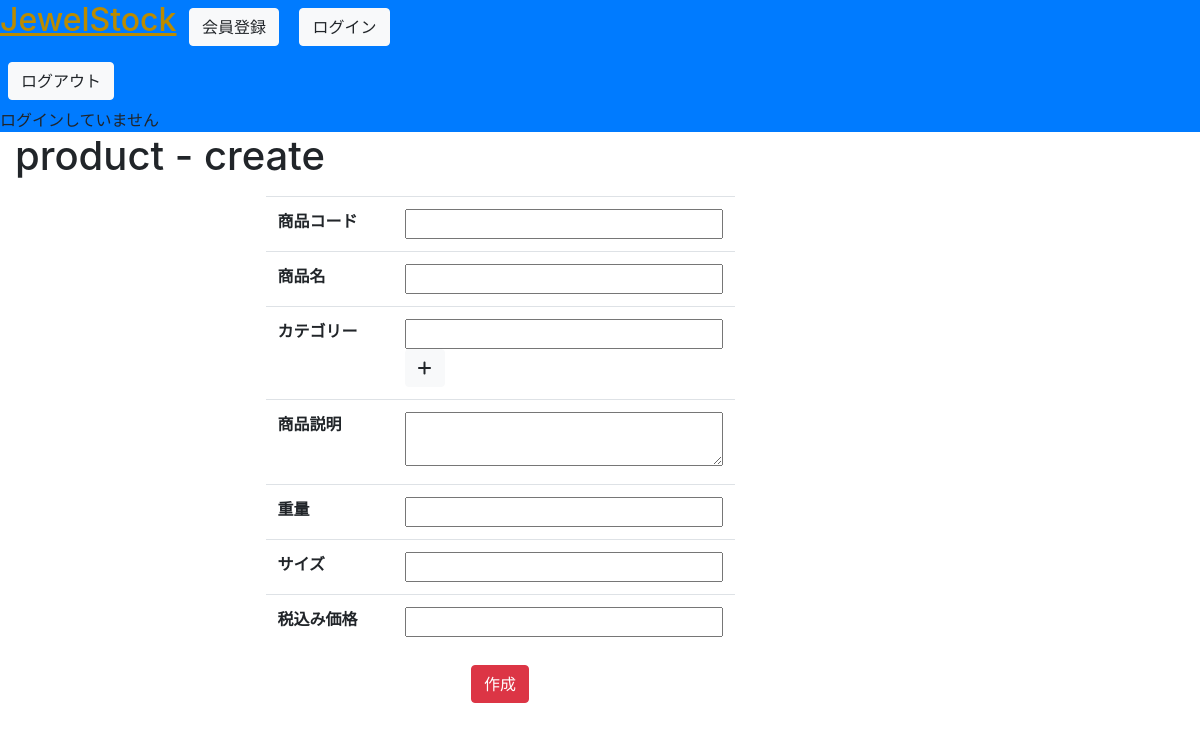
The app's page /product/create, older data.
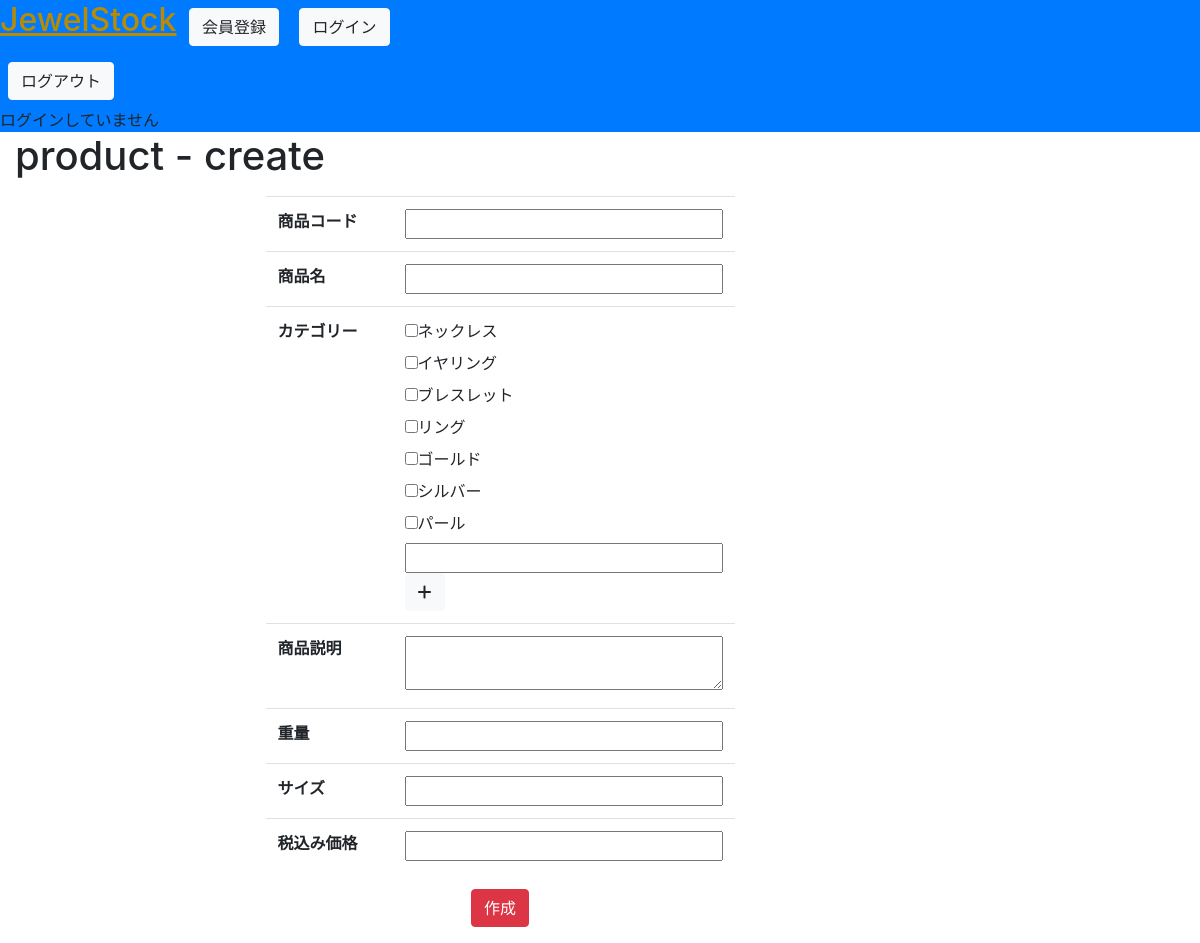
The same page, newer data.
### jewelstock/models.py (models this page shows, shortened)
class ProductCategory(models.Model):
    name = models.CharField(verbose_name='カテゴリー', max_length=20)

### jewelstock/views.py (the view, shortened to what this page needs)
class ProductCreateView(View):
    def get(self, request, *args, **kwargs):
        form = ProductForm()
        context = {}
        context['form'] = form
        context['categories'] = ProductCategory.objects.all()
        return render(request, 'jewelstock/product/create_form.html', context)

### jewelstock/forms.py
class ProductForm(forms.ModelForm):
    class Meta:
        model = Product
        fields = ['product_code', 'name', 'description', 'weight', 'size', 'price']

### templates/jewelstock/product/create_form.html (shortened to what this page needs)
{% extends "base.html" %}
{% load bootstrap %}
{% block body_title %}product - create{% endblock %}
{% block content %}
<form action="" method="POST" id="productForm" class="form w-50 mx-auto">
    <table class="table">
        <tr>
            <th>商品コード</th>
            <td><input type="number" name="product_code" class="w-100"></td>
        </tr>
        <tr>
            <th>商品名</th>
            <td><input type="text" name="name" class="w-100"></td>
        </tr>
        <tr>
            <th>カテゴリー</th>
            <td>
                <div id="categoryField">
                    {% for category in categories %}
                    <label><input type="checkbox" name="categories" value={{ category.name }}>{{ category.name }}</label><br>
                    {% endfor %}
                    <input type="text" name="categories" class="category w-100 d-block">
                </div>
                <button class="btn btn-light" id="addCategory"><i class="fa-solid fa-plus"></i></button>
            </td>
        </tr>
        <tr>
            <th>商品説明</th>
            <td><textarea name="description" class="w-100"></textarea></td>
        </tr>
        <tr>
            <th>重量</th>
            <td><input type="text" name="weight" class="w-100"></td>
        </tr>
        <tr>
            <th>サイズ</th>
            <td><input type="text" name="size" class="w-100"></td>
        </tr>
        <tr>
            <th>税込み価格</th>
            <td><input type="number" name="price" class="w-100"></td>
        </tr>
    </table>
    <button type="submit" class="btn btn-danger d-block mx-auto">作成</button>
</form>
{% endblock %}

Row changes from the older to the newer data that the page shows:
added ProductCategory: name "ネックレス"
added ProductCategory: name "イヤリング"
added ProductCategory: name "ブレスレット"
added ProductCategory: name "リング"
added ProductCategory: name "ゴールド"
added ProductCategory: name "シルバー"
added ProductCategory: name "パール"
